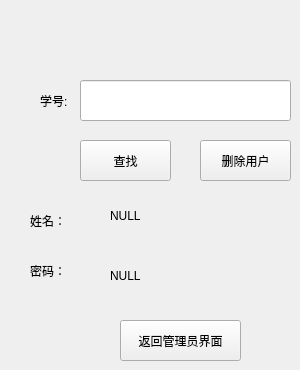
       <widget class="QWidget" name="page6">
        <widget class="QPushButton" name="page6_delButton">
         <property name="geometry">
          <rect>
           <x>200</x>
           <y>140</y>
           <width>91</width>
           <height>41</height>
          </rect>
         </property>
         <property name="text">
          <string>删除用户</string>
         </property>
        </widget>
        <widget class="QLabel" name="page6_namelabel">
         <property name="geometry">
          <rect>
           <x>30</x>
           <y>200</y>
           <width>81</width>
           <height>41</height>
          </rect>
         </property>
         <property name="text">
          <string>姓名：</string>
         </property>
        </widget>
        <widget class="QLabel" name="page6_passwardlabel">
         <property name="geometry">
          <rect>
           <x>30</x>
           <y>250</y>
           <width>81</width>
           <height>41</height>
          </rect>
         </property>
         <property name="text">
          <string>密码：</string>
         </property>
        </widget>
        <widget class="QLabel" name="showname">
         <property name="geometry">
          <rect>
           <x>110</x>
           <y>190</y>
           <width>111</width>
           <height>51</height>
          </rect>
         </property>
         <property name="text">
          <string>NULL</string>
         </property>
        </widget>
        <widget class="QLabel" name="showpassward">
         <property name="geometry">
          <rect>
           <x>110</x>
           <y>250</y>
           <width>111</width>
           <height>51</height>
          </rect>
         </property>
         <property name="text">
          <string>NULL</string>
         </property>
        </widget>
        <widget class="QPushButton" name="searchButton">
         <property name="geometry">
          <rect>
           <x>80</x>
           <y>140</y>
           <width>91</width>
           <height>41</height>
          </rect>
         </property>
         <property name="text">
          <string>查找</string>
         </property>
        </widget>
        <widget class="QLabel" name="page6_numberlabel">
         <property name="geometry">
          <rect>
           <x>40</x>
           <y>80</y>
           <width>71</width>
           <height>41</height>
          </rect>
         </property>
         <property name="text">
          <string>学号:</string>
         </property>
        </widget>
        <widget class="QLineEdit" name="numberEdit">
         <property name="geometry">
          <rect>
           <x>80</x>
           <y>80</y>
           <width>211</width>
           <height>41</height>
          </rect>
         </property>
        </widget>
        <widget class="QPushButton" name="page6_back">
         <property name="geometry">
          <rect>
           <x>120</x>
           <y>320</y>
           <width>121</width>
           <height>41</height>
          </rect>
         </property>
         <property name="text">
          <string>返回管理员界面</string>
         </property>
        </widget>
       </widget>
